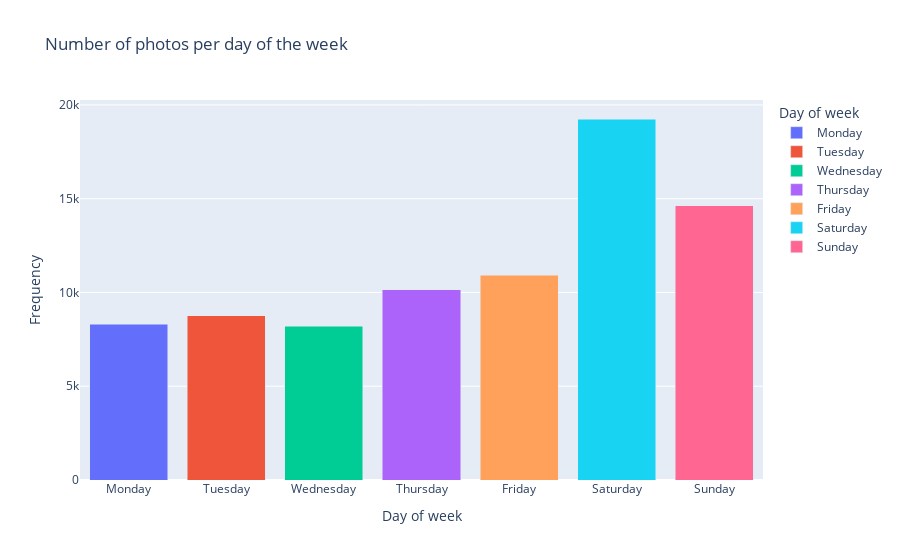

Source (notebook cell):
### Markdown cell above
# Create graphs

### Code cell
#Generate bar chart of the number of photos per day
import pandas as pd
from plotly.subplots import make_subplots
import plotly.express as px
import plotly.graph_objs as go
import plotly.io as pio
from datetime import date
import calendar

#Data from database
data = pd.read_sql('SELECT date_taken, id FROM flickr_edin', engine)
daysNum = []
ids = []

#Add days of week and ids into separate lists
for i in data.index:
    daysNum.append(data.loc[i, 'date_taken'].weekday())
    ids.append(data.loc[i, 'id'])

#Create dataframe with days of week and ids
d = {'Day of week': daysNum, 'Id': ids}
df = pd.DataFrame(d)
dfg = df.groupby('Day of week').count().reset_index()
dfg = dfg.rename(columns={"Id": "Frequency"})

for i in dfg.index:
    dfg['Day of week'] = dfg['Day of week'].replace([i], calendar.day_name[i])
    
#Plot stucture
fig = px.bar(dfg,
             x='Day of week',
             y='Frequency',
             title='Number of photos per day of the week',
             color='Day of week',
             barmode='stack')

#Plot
fig.show()

### Figure 1 — Plotly figure (JSON) as saved in the notebook; plotly's stock layout.template omitted (floating-point values rounded to 4 significant figures)
{"data": [{"alignmentgroup": "True", "hovertemplate": "Day of week=%{x}<br>Frequency=%{y}<extra></extra>", "legendgroup": "Monday", "marker": {"color": "#636efa", "pattern": {"shape": ""}}, "name": "Monday", "offsetgroup": "Monday", "orientation": "v", "showlegend": true, "textposition": "auto", "type": "bar", "x": ["Monday"], "xaxis": "x", "y": [8318], "yaxis": "y"}, {"alignmentgroup": "True", "hovertemplate": "Day of week=%{x}<br>Frequency=%{y}<extra></extra>", "legendgroup": "Tuesday", "marker": {"color": "#EF553B", "pattern": {"shape": ""}}, "name": "Tuesday", "offsetgroup": "Tuesday", "orientation": "v", "showlegend": true, "textposition": "auto", "type": "bar", "x": ["Tuesday"], "xaxis": "x", "y": [8769], "yaxis": "y"}, {"alignmentgroup": "True", "hovertemplate": "Day of week=%{x}<br>Frequency=%{y}<extra></extra>", "legendgroup": "Wednesday", "marker": {"color": "#00cc96", "pattern": {"shape": ""}}, "name": "Wednesday", "offsetgroup": "Wednesday", "orientation": "v", "showlegend": true, "textposition": "auto", "type": "bar", "x": ["Wednesday"], "xaxis": "x", "y": [8199], "yaxis": "y"}, {"alignmentgroup": "True", "hovertemplate": "Day of week=%{x}<br>Frequency=%{y}<extra></extra>", "legendgroup": "Thursday", "marker": {"color": "#ab63fa", "pattern": {"shape": ""}}, "name": "Thursday", "offsetgroup": "Thursday", "orientation": "v", "showlegend": true, "textposition": "auto", "type": "bar", "x": ["Thursday"], "xaxis": "x", "y": [10152], "yaxis": "y"}, {"alignmentgroup": "True", "hovertemplate": "Day of week=%{x}<br>Frequency=%{y}<extra></extra>", "legendgroup": "Friday", "marker": {"color": "#FFA15A", "pattern": {"shape": ""}}, "name": "Friday", "offsetgroup": "Friday", "orientation": "v", "showlegend": true, "textposition": "auto", "type": "bar", "x": ["Friday"], "xaxis": "x", "y": [10919], "yaxis": "y"}, {"alignmentgroup": "True", "hovertemplate": "Day of week=%{x}<br>Frequency=%{y}<extra></extra>", "legendgroup": "Saturday", "marker": {"color": "#19d3f3", "pattern": {"shape": ""}}, "name": "Saturday", "offsetgroup": "Saturday", "orientation": "v", "showlegend": true, "textposition": "auto", "type": "bar", "x": ["Saturday"], "xaxis": "x", "y": [19250], "yaxis": "y"}, {"alignmentgroup": "True", "hovertemplate": "Day of week=%{x}<br>Frequency=%{y}<extra></extra>", "legendgroup": "Sunday", "marker": {"color": "#FF6692", "pattern": {"shape": ""}}, "name": "Sunday", "offsetgroup": "Sunday", "orientation": "v", "showlegend": true, "textposition": "auto", "type": "bar", "x": ["Sunday"], "xaxis": "x", "y": [14630], "yaxis": "y"}], "layout": {"barmode": "stack", "legend": {"title": {"text": "Day of week"}, "tracegroupgap": 0}, "title": {"text": "Number of photos per day of the week"}, "xaxis": {"anchor": "y", "categoryarray": ["Monday", "Tuesday", "Wednesday", "Thursday", "Friday", "Saturday", "Sunday"], "categoryorder": "array", "domain": [0, 1], "title": {"text": "Day of week"}}, "yaxis": {"anchor": "x", "domain": [0, 1], "title": {"text": "Frequency"}}}}
